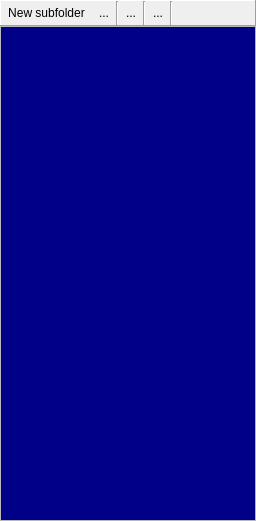
          <widget class="QWidget" name="tabViews">
           <property name="minimumSize">
            <size>
             <width>177</width>
             <height>521</height>
            </size>
           </property>
           <attribute name="title">
            <string>Views</string>
           </attribute>
           <layout class="QVBoxLayout" name="loTabViews">
            <property name="spacing">
             <number>0</number>
            </property>
            <property name="leftMargin">
             <number>0</number>
            </property>
            <property name="topMargin">
             <number>0</number>
            </property>
            <property name="rightMargin">
             <number>0</number>
            </property>
            <property name="bottomMargin">
             <number>0</number>
            </property>
            <item>
             <widget class="QFrame" name="ViewsToolBar">
              <property name="sizePolicy">
               <sizepolicy hsizetype="Expanding" vsizetype="Fixed">
                <horstretch>0</horstretch>
                <verstretch>0</verstretch>
               </sizepolicy>
              </property>
              <property name="minimumSize">
               <size>
                <width>123</width>
                <height>26</height>
               </size>
              </property>
              <property name="frameShape">
               <enum>QFrame::Panel</enum>
              </property>
              <property name="frameShadow">
               <enum>QFrame::Raised</enum>
              </property>
              <layout class="QHBoxLayout" name="horizontalLayout_2">
               <property name="spacing">
                <number>0</number>
               </property>
               <property name="leftMargin">
                <number>0</number>
               </property>
               <property name="topMargin">
                <number>0</number>
               </property>
               <property name="rightMargin">
                <number>0</number>
               </property>
               <property name="bottomMargin">
                <number>0</number>
               </property>
               <item>
                <widget class="QToolButton" name="btnViewAdd">
                 <property name="toolTip">
                  <string>New view</string>
                 </property>
                 <property name="statusTip">
                  <string>New view</string>
                 </property>
                 <property name="text">
                  <string>New subfolder</string>
                 </property>
                 <property name="icon">
                  <iconset resource="../qHostMonitor.qrc">
                   <normaloff>:/img/action/add.png</normaloff>:/img/action/add.png</iconset>
                 </property>
                 <property name="iconSize">
                  <size>
                   <width>16</width>
                   <height>16</height>
                  </size>
                 </property>
                 <property name="autoRaise">
                  <bool>true</bool>
                 </property>
                </widget>
               </item>
               <item>
                <widget class="QToolButton" name="btnViewCopy">
                 <property name="toolTip">
                  <string>Copy view</string>
                 </property>
                 <property name="statusTip">
                  <string>Copy view</string>
                 </property>
                 <property name="text">
                  <string>...</string>
                 </property>
                 <property name="icon">
                  <iconset resource="../qHostMonitor.qrc">
                   <normaloff>:/img/action/copy.png</normaloff>:/img/action/copy.png</iconset>
                 </property>
                 <property name="iconSize">
                  <size>
                   <width>16</width>
                   <height>16</height>
                  </size>
                 </property>
                 <property name="autoRaise">
                  <bool>true</bool>
                 </property>
                </widget>
               </item>
               <item>
                <widget class="Line" name="lineView1">
                 <property name="orientation">
                  <enum>Qt::Vertical</enum>
                 </property>
                </widget>
               </item>
               <item>
                <widget class="QToolButton" name="btnViewProperties">
                 <property name="toolTip">
                  <string>View properties</string>
                 </property>
                 <property name="statusTip">
                  <string>View properties</string>
                 </property>
                 <property name="text">
                  <string>...</string>
                 </property>
                 <property name="icon">
                  <iconset resource="../qHostMonitor.qrc">
                   <normaloff>:/img/action/properties.png</normaloff>:/img/action/properties.png</iconset>
                 </property>
                 <property name="iconSize">
                  <size>
                   <width>16</width>
                   <height>16</height>
                  </size>
                 </property>
                 <property name="autoRaise">
                  <bool>true</bool>
                 </property>
                </widget>
               </item>
               <item>
                <widget class="Line" name="lineView2">
                 <property name="orientation">
                  <enum>Qt::Vertical</enum>
                 </property>
                </widget>
               </item>
               <item>
                <widget class="QToolButton" name="btnViewDel">
                 <property name="toolTip">
                  <string>Remove view</string>
                 </property>
                 <property name="statusTip">
                  <string>Remove view</string>
                 </property>
                 <property name="text">
                  <string>...</string>
                 </property>
                 <property name="icon">
                  <iconset resource="../qHostMonitor.qrc">
                   <normaloff>:/img/action/delete.png</normaloff>:/img/action/delete.png</iconset>
                 </property>
                 <property name="iconSize">
                  <size>
                   <width>16</width>
                   <height>16</height>
                  </size>
                 </property>
                 <property name="autoRaise">
                  <bool>true</bool>
                 </property>
                </widget>
               </item>
               <item>
                <widget class="Line" name="lineView3">
                 <property name="orientation">
                  <enum>Qt::Vertical</enum>
                 </property>
                </widget>
               </item>
               <item>
                <spacer name="hSpacerView">
                 <property name="orientation">
                  <enum>Qt::Horizontal</enum>
                 </property>
                 <property name="sizeHint" stdset="0">
                  <size>
                   <width>40</width>
                   <height>20</height>
                  </size>
                 </property>
                </spacer>
               </item>
              </layout>
             </widget>
            </item>
            <item>
             <widget class="QTreeView" name="treeView">
              <property name="enabled">
               <bool>true</bool>
              </property>
              <property name="minimumSize">
               <size>
                <width>172</width>
                <height>469</height>
               </size>
              </property>
              <property name="palette">
               <palette>
                <active>
                 <colorrole role="Text">
                  <brush brushstyle="SolidPattern">
                   <color alpha="255">
                    <red>0</red>
                    <green>255</green>
                    <blue>255</blue>
                   </color>
                  </brush>
                 </colorrole>
                 <colorrole role="Base">
                  <brush brushstyle="SolidPattern">
                   <color alpha="255">
                    <red>0</red>
                    <green>0</green>
                    <blue>136</blue>
                   </color>
                  </brush>
                 </colorrole>
                </active>
                <inactive>
                 <colorrole role="Text">
                  <brush brushstyle="SolidPattern">
                   <color alpha="255">
                    <red>0</red>
                    <green>255</green>
                    <blue>255</blue>
                   </color>
                  </brush>
                 </colorrole>
                 <colorrole role="Base">
                  <brush brushstyle="SolidPattern">
                   <color alpha="255">
                    <red>0</red>
                    <green>0</green>
                    <blue>136</blue>
                   </color>
                  </brush>
                 </colorrole>
                </inactive>
                <disabled>
                 <colorrole role="Text">
                  <brush brushstyle="SolidPattern">
                   <color alpha="255">
                    <red>190</red>
                    <green>190</green>
                    <blue>190</blue>
                   </color>
                  </brush>
                 </colorrole>
                 <colorrole role="Base">
                  <brush brushstyle="SolidPattern">
                   <color alpha="255">
                    <red>239</red>
                    <green>235</green>
                    <blue>231</blue>
                   </color>
                  </brush>
                 </colorrole>
                </disabled>
               </palette>
              </property>
              <property name="contextMenuPolicy">
               <enum>Qt::CustomContextMenu</enum>
              </property>
              <attribute name="headerVisible">
               <bool>false</bool>
              </attribute>
             </widget>
            </item>
           </layout>
          </widget>
